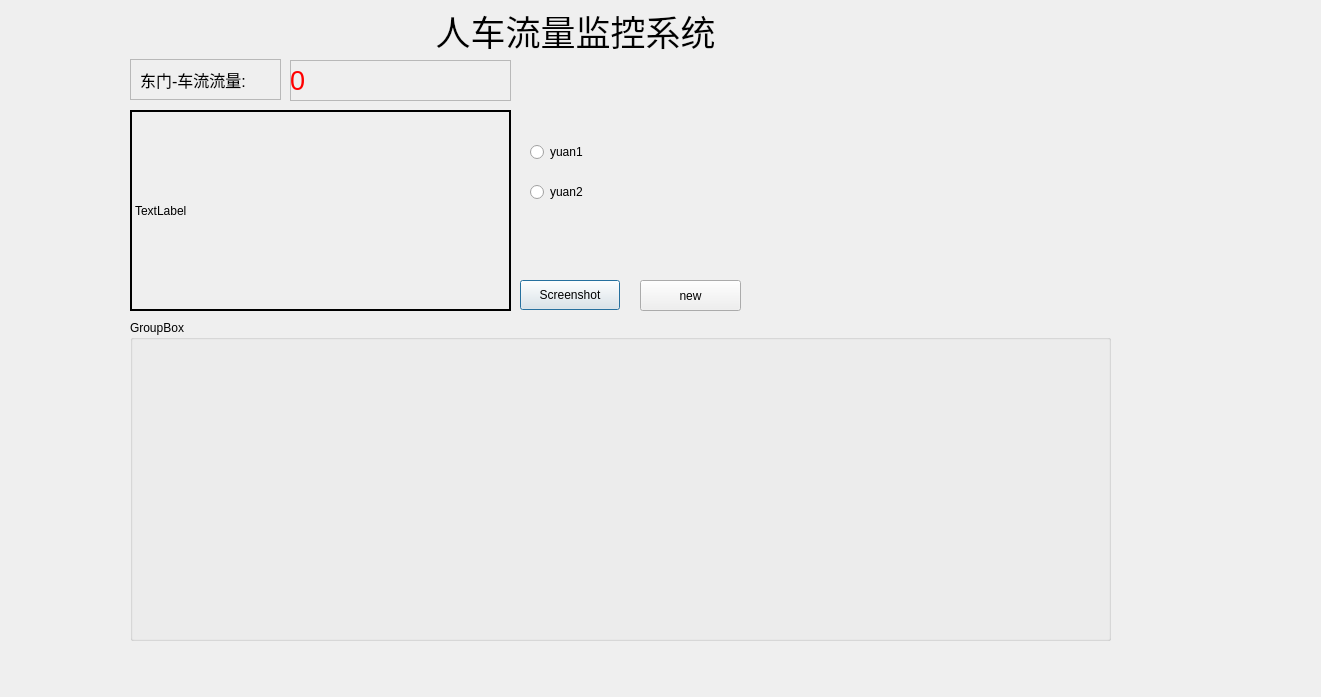
<?xml version="1.0" encoding="UTF-8"?>
<ui version="4.0">
 <class>Dialog</class>
 <widget class="QDialog" name="Dialog">
  <property name="geometry">
   <rect>
    <x>0</x>
    <y>0</y>
    <width>1321</width>
    <height>697</height>
   </rect>
  </property>
  <property name="windowTitle">
   <string>Dialog</string>
  </property>
  <widget class="QFrame" name="frame">
   <property name="geometry">
    <rect>
     <x>130</x>
     <y>110</y>
     <width>381</width>
     <height>201</height>
    </rect>
   </property>
   <property name="frameShape">
    <enum>QFrame::StyledPanel</enum>
   </property>
   <property name="frameShadow">
    <enum>QFrame::Raised</enum>
   </property>
   <widget class="QLabel" name="video1">
    <property name="geometry">
     <rect>
      <x>0</x>
      <y>0</y>
      <width>381</width>
      <height>201</height>
     </rect>
    </property>
    <property name="frameShape">
     <enum>QFrame::WinPanel</enum>
    </property>
    <property name="text">
     <string>TextLabel</string>
    </property>
   </widget>
  </widget>
  <widget class="QFrame" name="frame_5">
   <property name="geometry">
    <rect>
     <x>130</x>
     <y>59</y>
     <width>151</width>
     <height>41</height>
    </rect>
   </property>
   <property name="frameShape">
    <enum>QFrame::StyledPanel</enum>
   </property>
   <property name="frameShadow">
    <enum>QFrame::Raised</enum>
   </property>
   <widget class="QLabel" name="label">
    <property name="geometry">
     <rect>
      <x>10</x>
      <y>0</y>
      <width>141</width>
      <height>41</height>
     </rect>
    </property>
    <property name="font">
     <font>
      <pointsize>12</pointsize>
     </font>
    </property>
    <property name="text">
     <string>东门-车流流量:</string>
    </property>
   </widget>
  </widget>
  <widget class="QFrame" name="frame_6">
   <property name="geometry">
    <rect>
     <x>290</x>
     <y>60</y>
     <width>221</width>
     <height>41</height>
    </rect>
   </property>
   <property name="frameShape">
    <enum>QFrame::StyledPanel</enum>
   </property>
   <property name="frameShadow">
    <enum>QFrame::Raised</enum>
   </property>
   <widget class="QLabel" name="carnum">
    <property name="geometry">
     <rect>
      <x>0</x>
      <y>0</y>
      <width>211</width>
      <height>41</height>
     </rect>
    </property>
    <property name="font">
     <font>
      <pointsize>20</pointsize>
     </font>
    </property>
    <property name="styleSheet">
     <string notr="true">color:red
</string>
    </property>
    <property name="text">
     <string>0</string>
    </property>
   </widget>
  </widget>
  <widget class="QLabel" name="title">
   <property name="geometry">
    <rect>
     <x>260</x>
     <y>10</y>
     <width>631</width>
     <height>41</height>
    </rect>
   </property>
   <property name="font">
    <font>
     <pointsize>26</pointsize>
    </font>
   </property>
   <property name="text">
    <string>人车流量监控系统</string>
   </property>
   <property name="alignment">
    <set>Qt::AlignCenter</set>
   </property>
  </widget>
  <widget class="QGroupBox" name="groupBox">
   <property name="geometry">
    <rect>
     <x>130</x>
     <y>320</y>
     <width>981</width>
     <height>321</height>
    </rect>
   </property>
   <property name="title">
    <string>GroupBox</string>
   </property>
  </widget>
  <widget class="QPushButton" name="screenshotButton">
   <property name="geometry">
    <rect>
     <x>520</x>
     <y>280</y>
     <width>100</width>
     <height>30</height>
    </rect>
   </property>
   <property name="text">
    <string>Screenshot</string>
   </property>
  </widget>
  <widget class="QPushButton" name="nwButton">
   <property name="geometry">
    <rect>
     <x>640</x>
     <y>280</y>
     <width>101</width>
     <height>31</height>
    </rect>
   </property>
   <property name="text">
    <string>new</string>
   </property>
  </widget>
  <widget class="QRadioButton" name="swButton_2">
   <property name="geometry">
    <rect>
     <x>530</x>
     <y>180</y>
     <width>96</width>
     <height>24</height>
    </rect>
   </property>
   <property name="text">
    <string>yuan2</string>
   </property>
  </widget>
  <widget class="QRadioButton" name="swButton_1">
   <property name="geometry">
    <rect>
     <x>530</x>
     <y>140</y>
     <width>96</width>
     <height>24</height>
    </rect>
   </property>
   <property name="text">
    <string>yuan1</string>
   </property>
  </widget>
 </widget>
 <resources/>
 <connections/>
</ui>
